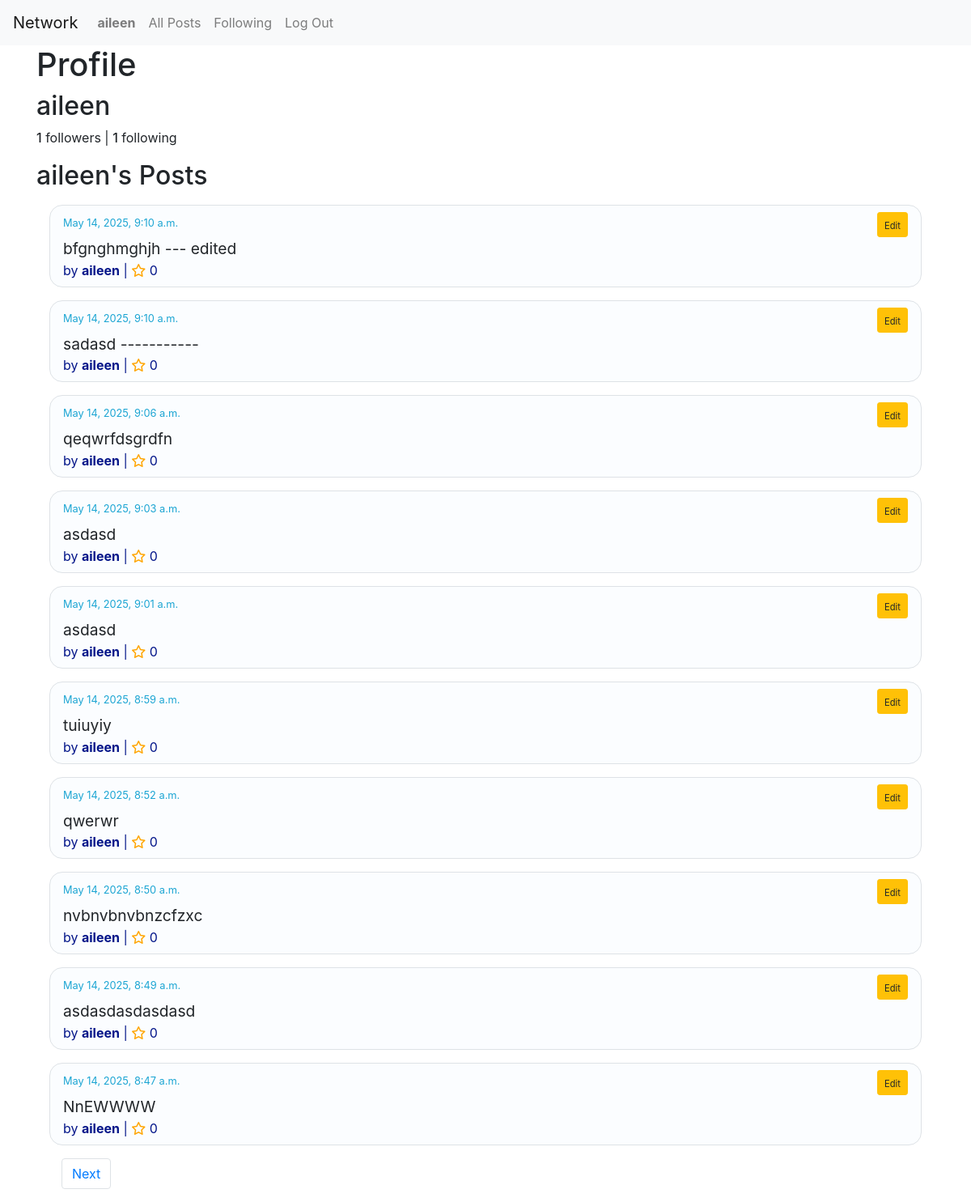
/profile/2 (signed in), run on the app's committed database.
### network/models.py (models this page shows, shortened)
class User(AbstractUser):
    pass

class Post(models.Model):
    content = models.CharField(max_length=140)
    user = models.ForeignKey(User, on_delete=models.CASCADE, related_name="user")
    date = models.DateTimeField(auto_now_add=True)

### network/views.py (the view)
# urls.py: path("profile/<int:user_id>", views.profile, name="profile"),
def profile(request, user_id):
    user = User.objects.get(pk=user_id)
    userPosts = Post.objects.filter(user=user).order_by("id").reverse()
    follower = Follow.objects.filter(follower=user)
    followed = Follow.objects.filter(followed=user)
    isFollowing = False
    if request.user.is_authenticated:
        isFollowing = Follow.objects.filter(follower=request.user, followed=user).exists()
    paginator = Paginator(userPosts, 10)
    pageNumber = request.GET.get('page')
    pagePosts = paginator.get_page(pageNumber)
    return render(request, "network/profile.html", {
        "userPosts": userPosts,
        "pagePosts": pagePosts,
        "username": user.username,
        "follower": follower,
        "followed": followed,
        "isFollowing": isFollowing,
        "userProfile": user
    })

### network/templates/network/profile.html (shortened to what this page needs)
{% extends "network/layout.html" %}
{% block body %}
<h1>Profile</h1>
{% if user.is_authenticated %}
<h2 id="user-profile">{{ username }}</h2>
<div class="user-info">
    <p>
        <span id="followers">{{ followed.count }}</span></strong> followers
        <span>  |  </span>
        <span id="following">{{ follower.count }}</span></strong> following
    </p>
</div>
 <h2>{{ userProfile }}'s Posts</h2>
{% include "network/posts.html" %}
{% else %}
<p>You must be logged in to view this page.</p>
{% endif %}
{% endblock %}

### network/templates/network/layout.html (shortened to what this page needs)
{% load static %}
<!DOCTYPE html>
<html lang="en">
    <head>
        <link rel="stylesheet" href="https://stackpath.bootstrapcdn.com/bootstrap/4.4.1/css/bootstrap.min.css">
        <link href="{% static 'network/styles.css' %}" rel="stylesheet">
    </head>
    <body>
        <nav class="navbar navbar-expand-lg navbar-light bg-light">
            <a class="navbar-brand" href="{% url 'index' %}">Network</a>
            <div>
              <ul class="navbar-nav mr-auto">
                {% if user.is_authenticated %}
                    <li class="nav-item">
                        <a class="nav-link" href="{% url 'profile' user_id=user.id %}"><strong>{{ user.username }}</strong></a>
                    </li>
                {% endif %}
                <li class="nav-item">
                  <a class="nav-link" href="{% url 'index' %}">All Posts</a>
                </li>
                {% if user.is_authenticated %}
                    <li class="nav-item">
                        <a class="nav-link" href="{% url 'following' %}">Following</a>
                    </li>
                    <li class="nav-item">
                        <a class="nav-link" href="{% url 'logout' %}">Log Out</a>
                    </li>
                {% endif %}
              </ul>
            </div>
          </nav>
        <div class="body container">
            {% block body %}
            {% endblock %}
        </div>
    </body>
</html>

### network/templates/network/posts.html (shortened to what this page needs)
<div id="all-posts my-3">
    {% for post in pagePosts %}
    <div class="post border my-3 mx-3 px-3 py-2 d-flex flex-column">
        <div class="d-flex justify-content-between">
            <p class="mb-0 post-date"><small>{{ post.date }}</small></p>
            {% if user == post.user %}
            <button class="mb-0 text-end btn btn-sm btn-warning edit-btn" data-postid="{{ post.id }}">
                <small>Edit</small>
            </button>
            {% endif %}
        </div>
        <p class="mb-0 post-content" id="post-content-{{ post.id }}">{{ post.content }}</p>
        <p class="mb-0 post-author">by <strong><a href="{% url 'profile' user_id=post.user.id %}">{{ post.user }}</a></strong> | <i class="fa-regular fa-star like-star"></i>
            <span class="like-btn" id="like-post-{{ post.id }}">0</span>
        </p>
    </div>
    {% endfor %}
    <div class="container mx-3">
        <ul class="pagination">
            {% if pagePosts.has_next %}
            <li class="page-item"><a class="page-link" href="?page={{ pagePosts.next_page_number }}">Next</a></li>
            {% endif %}
        </ul>
    </div>
</div>

### network/static/network/styles.css (style rules this page uses)
.post { border: 1px solid #ccc; border-radius: 1em; padding: 10px; margin: 10px 0; background-color: #fbfdffcc; }
.post-date { color: rgb(28, 165, 211); }
.post-content { font-size: 1.2em; }
.post-author { color: #031589; }
.like-star, #likes { color: orange; }
#followers, #following { font-weight: 500; }
a { text-decoration: none; color:#031589; }

### data on the page
User: username "aileen"
Post: date "May 14, 2025, 9:10 a.m.", content "bfgnghmghjh --- edited", user "aileen"
Post: date "May 14, 2025, 9:10 a.m.", content "sadasd -----------", user "aileen"
Post: date "May 14, 2025, 9:06 a.m.", content "qeqwrfdsgrdfn", user "aileen"
Post: date "May 14, 2025, 9:03 a.m.", content "asdasd", user "aileen"
Post: date "May 14, 2025, 9:01 a.m.", content "asdasd", user "aileen"
Post: date "May 14, 2025, 8:59 a.m.", content "tuiuyiy", user "aileen"
Post: date "May 14, 2025, 8:52 a.m.", content "qwerwr", user "aileen"
Post: date "May 14, 2025, 8:50 a.m.", content "nvbnvbnvbnzcfzxc", user "aileen"
Post: date "May 14, 2025, 8:49 a.m.", content "asdasdasdasdasd", user "aileen"
Post: date "May 14, 2025, 8:47 a.m.", content "NnEWWWW", user "aileen"

### other printed values
{{ followed.count }} "1"
{{ follower.count }} "1"
